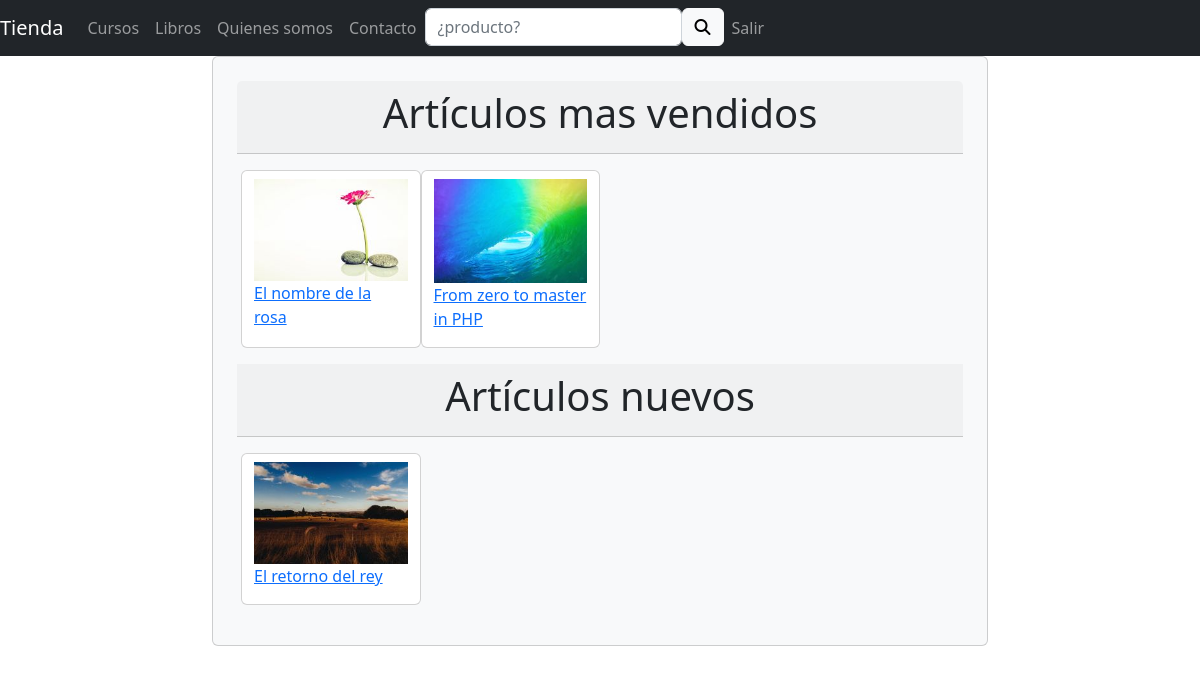
The page / on the database its author committed.
### tables this page shows
CREATE TABLE `products` (
  `id` int NOT NULL,
  `type` char(1) NOT NULL,
  `name` varchar(200) NOT NULL,
  `description` text NOT NULL,
  `price` decimal(10,2) NOT NULL,
  `discount` decimal(10,2) NOT NULL,
  `send` decimal(10,2) NOT NULL,
  `image` varchar(100) NOT NULL,
  `published` date NOT NULL,
  `relation1` int NOT NULL,
  `relation2` int NOT NULL,
  `relation3` int NOT NULL,
  `mostSold` char(1) NOT NULL,
  `new` char(1) NOT NULL,
  `status` tinyint NOT NULL,
  `deleted` tinyint NOT NULL,
  `create_at` datetime NOT NULL,
  `updated_at` datetime DEFAULT NULL,
  `deleted_at` datetime DEFAULT NULL,
  `author` varchar(200) NOT NULL,
  `publisher` varchar(200) NOT NULL,
  `pages` int NOT NULL,
  `people` text NOT NULL,
  `objetives` text NOT NULL,
  `necesites` text NOT NULL
);

### app/controllers/ShopController.php (called while the page is built, shortened)
<?php
class ShopController extends Controller
{
    private $model;
    public function __construct()
    {
        $this->model = $this->model('Shop');
    }
    public function index()
    {
            $mostSold = $this->model->getMostSold();
            $news = $this->model->getNews();
            $data = [
                'titulo' => 'Bienvenid@ a nuestra tienda',
                'menu' => true,
                'subtitle' => 'Artículos mas vendidos',
                'data' => $mostSold,
                'subtitle2' => 'Artículos nuevos',
                'news' => $news,
            ];
            $this->view('shop/index', $data);
    }
}

### public/index.php (called while the page is built, shortened)
<?php
$app = new Application();

### app/models/Shop.php (called while the page is built, shortened)
<?php
class Shop
{
    private $db;
    public function __construct()
    {
        $this->db = Mysqldb::getInstance()->getDatabase();
    }
    public function getMostSold()
    {
        $sql = 'SELECT * FROM products WHERE mostSold=1 AND deleted=0 LIMIT 8';
        $query = $this->db->prepare($sql);
        $query->execute();
        return $query->fetchAll(PDO::FETCH_OBJ);
    }
    public function getNews()
    {
        $sql = 'SELECT * FROM products WHERE mostSold!=1 AND new=1 AND deleted=0 LIMIT 8';
        $query = $this->db->prepare($sql);
        $query->execute();
        return $query->fetchAll(PDO::FETCH_OBJ);
    }
}

### app/libs/Mysqldb.php (called while the page is built)
<?php
class Mysqldb
{
    private $host = 'mysql';
    private $user = 'default';
    private $pass = 'secret';
    private $dbname = 'tiendamvcPrueba';
    private static $instancia = null;
    private $db = null;
    private function __construct()
    {
        $options = [
            PDO::ATTR_DEFAULT_FETCH_MODE => PDO::FETCH_OBJ,
            PDO::ATTR_ERRMODE => PDO::ERRMODE_WARNING,
        ];
        try {
            $this->db = new PDO(
                'mysql:host=' . $this->host . ';dbname=' . $this->dbname,
                $this->user,
                $this->pass,
                $options
            );
        } catch (PDOException $error) {
            exit('La base de datos no está accesible');
        }
    }
    public static function getInstance()
    {
        if (is_null(self::$instancia)) {
            self::$instancia = new Mysqldb();
        }
        return self::$instancia;
    }
    public function getDatabase()
    {
        return $this->db;
    }
}

### app/views/shop/index.php (the view, shortened to what this page needs)
<?php include_once dirname(__DIR__) . ROOT . 'header.php'?>
    <div class="card p-4 bg-light">
        <div class="card-header">
            <h1 class="text-center"><?= $data['subtitle'] ?></h1>
        </div>
        <div class="card-body">
            <?php foreach ($data['data'] as $key => $value): ?>
                <?php if($key%4 == 0): ?>
                    <div class="row">
                <?php endif; ?>
                        <div class="card pt-2 col-sm-3">
                            <img src="img/<?= $value->image ?>" class="img-responsive"
                                 style="width: 100%" alt="<?= $value->name ?>">
                            <a href="<?= ROOT ?>shop/show/<?= $value->id ?>">
                                <p><?= $value->name ?></p>
                            </a>
                        </div>
            <?php endforeach; ?>
        </div>
    </div>
        <div class="card-header">
            <h1 class="text-center"><?= $data['subtitle2'] ?></h1>
        </div>
        <div class="card-body">
            <?php foreach ($data['news'] as $key => $value): ?>
                <?php if($key%4 == 0): ?>
                    <div class="row">
                <?php endif; ?>
                <div class="card pt-2 col-sm-3">
                    <img src="img/<?= $value->image ?>" class="img-responsive"
                         style="width: 100%" alt="<?= $value->name ?>">
                    <a href="<?= ROOT ?>shop/show/<?= $value->id ?>">
                        <p><?= $value->name ?></p>
                    </a>
                </div>
            <?php endforeach; ?>
        </div>
<?php include_once dirname(__DIR__) . ROOT . 'footer.php'?>

### app/libs/Application.php (shortened to what this page needs)
<?php
class Application
{
    private $urlController = null;
    function __construct()
    {
        if ( ! $this->urlController ) {
            require_once '../app/controllers/ShopController.php';
            $page = new ShopController();
            $page->index();
        } else {
            require_once '../app/controllers/ShopController.php';
            $page = new ShopController();
            $page->index();
        }
    }
}

### app/libs/Controller.php (shortened to what this page needs)
<?php
class Controller
{
    public function model($model)
    {
        return new $model();
    }
    public function view($view, $data = [])
    {
        if (file_exists('../app/views/' . $view . '.php')) {
            require_once '../app/views/' . $view . '.php';
        } else {
            die('La vista no existe');
        }
    }
}

### app/views/header.php (shortened to what this page needs)
<!doctype html>
<html lang="en">
<head>
    <link href="https://cdn.jsdelivr.net/npm/bootstrap@5.2.1/dist/css/bootstrap.min.css" rel="stylesheet">
</head>
<body>
<nav class="navbar navbar-expand-sm bg-dark navbar-dark">
    <a href="<?= ROOT ?>shop" class="navbar-brand">Tienda</a>
    <div class="collapse navbar-collapse" id="menu">
        <?php if($data['menu']): ?>
            <div class="d-flex justify-content-start">
                <ul class="navbar-nav mr-auto mt-2 mt-lg-0">
                    <li class="nav-item">
                        <a href="<?= ROOT ?>courses" class="nav-link <?= (isset($data['active']) && $data['active']=='courses') ? 'active' : '' ?>">Cursos</a>
                    </li>
                    <li class="nav-item">
                        <a href="<?= ROOT ?>books" class="nav-link <?= (isset($data['active']) && $data['active']=='books') ? 'active' : '' ?>">Libros</a>
                    </li>
                    <li class="nav-item">
                        <a href="<?= ROOT ?>shop/whoami" class="nav-link <?= (isset($data['active']) && $data['active']=='whoami') ? 'active' : '' ?>">Quienes somos</a>
                    </li>
                    <li class="nav-item">
                        <a href="<?= ROOT ?>shop/contact" class="nav-link <?= (isset($data['active']) && $data['active']=='contact') ? 'active' : '' ?>">Contacto</a>
                    </li>
                </ul>
            </div>
            <div class="d-flex justify-content-end">
                <ul class="nav navbar-nav navbar-right">
                    <li class="nav-item">
                        <form action="<?= ROOT ?>search/products" class="d-flex" method="POST">
                            <input type="text" name="search" id="search" class="form-control"
                                   size="20" placeholder="¿producto?" required
                            >
                            <button type="submit" class="btn btn-light"><i class="fas fa-search"></i></button>
                        </form>
                    </li>
                    <li class="nav-item">
                        <a href="<?= ROOT ?>shop/logout" class="nav-link">Salir</a>
                    </li>
                </ul>
            </div>
        <?php endif; ?>
    </div>
</nav>
<div class="container-fluid">
    <div class="row content">
        <div class="col-sm-2">
        </div>
        <div class="col-sm-8">

### app/views/footer.php (shortened to what this page needs)
        </div>
    </div>
</div>
</body>
</html>

### rows shown on the page
products: image (picture), name "El nombre de la rosa"
products: image (picture), name "From zero to master in PHP"
products: image (picture), name "El retorno del rey"

### other values the page prints
$data['subtitle'] "Artículos mas vendidos"
$data['subtitle2'] "Artículos nuevos"
